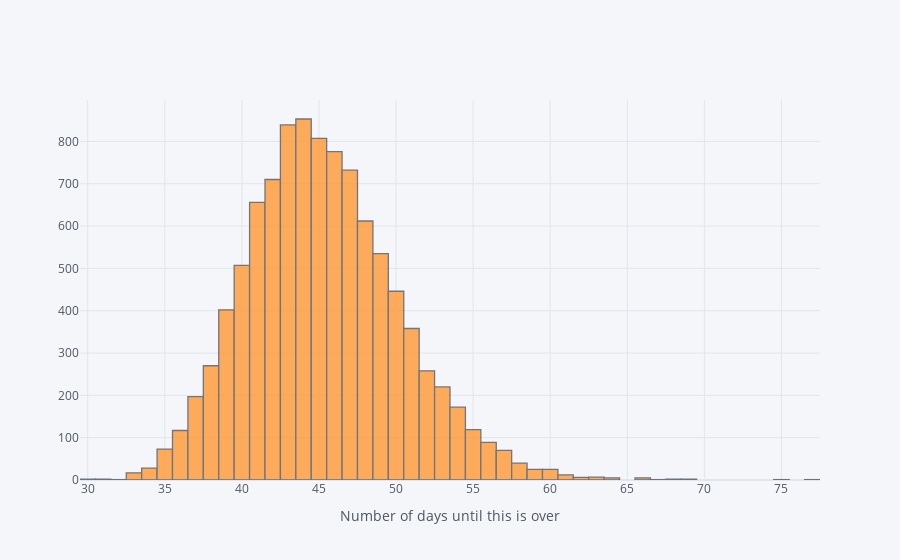

The notebook cell saved with this chart:
### Code cell
output = pd.DataFrame(data, columns=['date'])#.iplot(kind='hist', bins=21)
((output - pd.Timestamp('today'))['date'].dt.days).iplot(kind='hist', xTitle='Number of days until this is over')

### Figure 1 — Plotly figure (JSON) as saved in the notebook; plotly's stock layout.template omitted (floating-point values rounded to 4 significant figures; data arrays with more than 128 entries replaced by an {"elided": "..."} marker saying what was removed)
{"data": [{"histfunc": "count", "histnorm": "", "marker": {"color": "rgba(255, 153, 51, 1.0)", "line": {"color": "#4D5663", "width": 1.3}}, "name": "date", "opacity": 0.8, "orientation": "v", "type": "histogram", "x": {"elided": "10000 int values"}}], "layout": {"autosize": true, "barmode": "overlay", "legend": {"bgcolor": "#F5F6F9", "font": {"color": "#4D5663"}}, "paper_bgcolor": "#F5F6F9", "plot_bgcolor": "#F5F6F9", "title": {"font": {"color": "#4D5663"}}, "xaxis": {"autorange": true, "gridcolor": "#E1E5ED", "range": [29.5, 77.5], "showgrid": true, "tickfont": {"color": "#4D5663"}, "title": {"font": {"color": "#4D5663"}, "text": "Number of days until this is over"}, "type": "linear", "zerolinecolor": "#E1E5ED"}, "yaxis": {"autorange": true, "gridcolor": "#E1E5ED", "range": [0, 897.9], "showgrid": true, "tickfont": {"color": "#4D5663"}, "title": {"font": {"color": "#4D5663"}, "text": ""}, "zerolinecolor": "#E1E5ED"}}}
